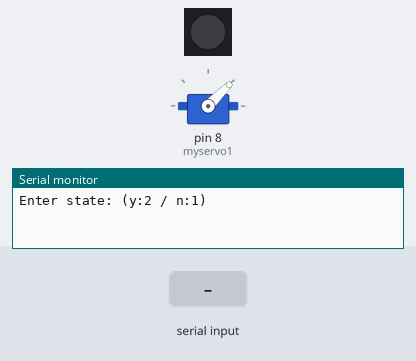
Simulated run of this sketch. Board: Arduino Uno, built with avr-gcc and run on an emulated ATmega328P. Shown: servo, 1 RGB LEDs in strip order, left to right, the last lines printed to the serial monitor. The inputs (shaded band) are chosen by the test bench.

Above: at 1.2 s.
1.3 s: "1\n" received over Serial
At 1.76 s:
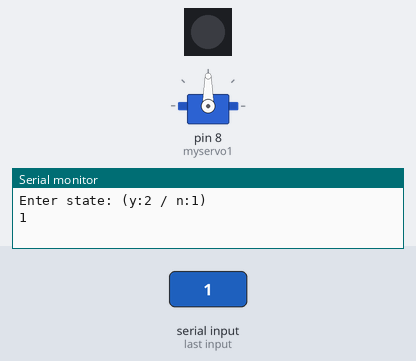
At 3.1 s:
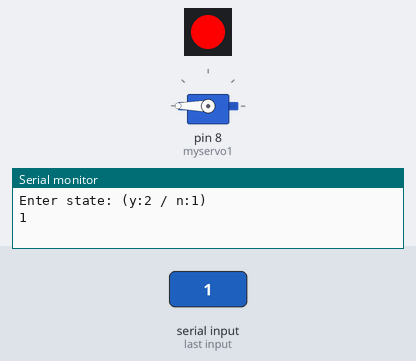
4.3 s: "2\n" received over Serial
At 6.2 s:
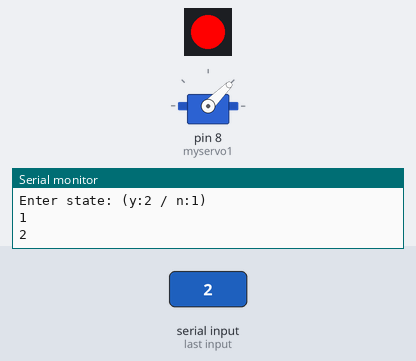
Timing chart, 0 to 7.7 s (numbered marks = the images above; inputs shaded):
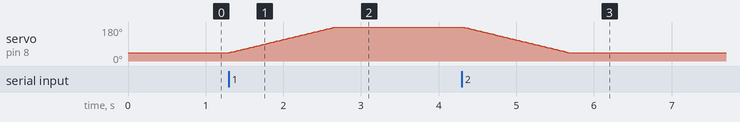

The sketch:

flower-led-working-final.ino
```cpp
#include <Servo.h>
#include <FastLED.h>

Servo myservo1;
int isBloom;
int currentPos = 45;  // initial position of the servo

#define NUM_LEDS 1
#define DATA_PIN 7
#define CLOCK_PIN 13

CRGB leds[NUM_LEDS];


void setup() {
  // put your setup code here, to run once:
  myservo1.attach(8);

  Serial.begin(9600);
  Serial.println("Enter state: (y:2 / n:1)");
  myservo1.write(currentPos);  // set the initial position

  FastLED.addLeds<NEOPIXEL, DATA_PIN>(leds, NUM_LEDS);  // GRB ordering is assumed

}

void loop() {
  if (Serial.available() > 1) {
    isBloom = Serial.parseInt();
    Serial.println(isBloom);

    if (isBloom == 1 && currentPos < 180) {
      for (int pos = currentPos; pos <= 180; pos++) {
        myservo1.write(pos);
        delay(10);
      }
      currentPos = 180;  // update the current position
        fill_solid(leds,1,CRGB::Red);
        // fill_solid(leds+38,76,strtol("0x0000FF",NULL,0));
        FastLED.show();
    } else if (isBloom == 2 && currentPos > 45) {
      for (int pos = currentPos; pos >= 45; pos--) {
        myservo1.write(pos);
        delay(10);
      }
      currentPos = 45;  // update the current position
      fill_solid(leds,1,CRGB::Red);
      // fill_solid(leds+38,76,strtol("0x0000FF",NULL,0));
      FastLED.show();
    } else {
      Serial.println("Invalid input or already in that state!");
    }
  }
}
```

Measured:
- after the input at 1.3 s, servo on pin 8 (myservo1): moves from 45° to 180° over 1.4 s, starting at once
- after the input at 4.3 s, servo on pin 8 (myservo1): moves from 180° to 45° over 1.4 s, starting at once
